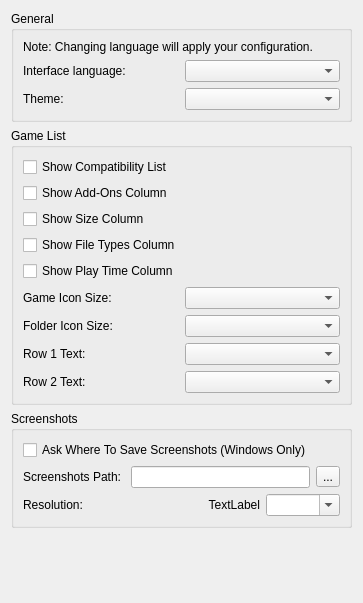
<?xml version="1.0" encoding="UTF-8"?>
<ui version="4.0">
 <class>ConfigureUi</class>
 <widget class="QWidget" name="ConfigureUi">
  <property name="geometry">
   <rect>
    <x>0</x>
    <y>0</y>
    <width>363</width>
    <height>603</height>
   </rect>
  </property>
  <property name="windowTitle">
   <string>Form</string>
  </property>
  <property name="accessibleName">
   <string>UI</string>
  </property>
  <layout class="QVBoxLayout" name="verticalLayout">
   <item>
    <widget class="QGroupBox" name="general_groupBox">
     <property name="title">
      <string>General</string>
     </property>
     <layout class="QHBoxLayout" name="horizontalLayout">
      <item>
       <layout class="QVBoxLayout" name="verticalLayout_2">
        <item>
         <widget class="QLabel" name="label_change_language_info">
          <property name="text">
           <string>Note: Changing language will apply your configuration.</string>
          </property>
          <property name="wordWrap">
           <bool>true</bool>
          </property>
         </widget>
        </item>
        <item>
         <layout class="QHBoxLayout" name="horizontalLayout_2">
          <item>
           <widget class="QLabel" name="language_label">
            <property name="text">
             <string>Interface language:</string>
            </property>
           </widget>
          </item>
          <item>
           <widget class="QComboBox" name="language_combobox"/>
          </item>
         </layout>
        </item>
        <item>
         <layout class="QHBoxLayout" name="horizontalLayout_3">
          <item>
           <widget class="QLabel" name="theme_label">
            <property name="text">
             <string>Theme:</string>
            </property>
           </widget>
          </item>
          <item>
           <widget class="QComboBox" name="theme_combobox"/>
          </item>
         </layout>
        </item>
       </layout>
      </item>
     </layout>
    </widget>
   </item>
   <item>
    <widget class="QGroupBox" name="GameListGroupBox">
     <property name="title">
      <string>Game List</string>
     </property>
     <layout class="QHBoxLayout" name="GameListHorizontalLayout">
      <item>
       <layout class="QVBoxLayout" name="GeneralVerticalLayout">
        <item>
         <widget class="QCheckBox" name="show_compat">
          <property name="text">
           <string>Show Compatibility List</string>
          </property>
         </widget>
        </item>
        <item>
         <widget class="QCheckBox" name="show_add_ons">
          <property name="text">
           <string>Show Add-Ons Column</string>
          </property>
         </widget>
        </item>
        <item>
         <widget class="QCheckBox" name="show_size">
          <property name="text">
           <string>Show Size Column</string>
          </property>
         </widget>
        </item>
        <item>
         <widget class="QCheckBox" name="show_types">
          <property name="text">
           <string>Show File Types Column</string>
          </property>
         </widget>
        </item>
        <item>
         <widget class="QCheckBox" name="show_play_time">
          <property name="text">
           <string>Show Play Time Column</string>
          </property>
         </widget>
        </item>
        <item>
         <layout class="QHBoxLayout" name="game_icon_size_qhbox_layout_2">
          <item>
           <widget class="QLabel" name="game_icon_size_label">
            <property name="text">
             <string>Game Icon Size:</string>
            </property>
           </widget>
          </item>
          <item>
           <widget class="QComboBox" name="game_icon_size_combobox"/>
          </item>
         </layout>
        </item>
        <item>
         <layout class="QHBoxLayout" name="folder_icon_size_qhbox_layout_2">
          <item>
           <widget class="QLabel" name="folder_icon_size_label">
            <property name="text">
             <string>Folder Icon Size:</string>
            </property>
           </widget>
          </item>
          <item>
           <widget class="QComboBox" name="folder_icon_size_combobox"/>
          </item>
         </layout>
        </item>
        <item>
         <layout class="QHBoxLayout" name="row_1_qhbox_layout">
          <item>
           <widget class="QLabel" name="row_1_label">
            <property name="text">
             <string>Row 1 Text:</string>
            </property>
           </widget>
          </item>
          <item>
           <widget class="QComboBox" name="row_1_text_combobox"/>
          </item>
         </layout>
        </item>
        <item>
         <layout class="QHBoxLayout" name="row_2_qhbox_layout">
          <item>
           <widget class="QLabel" name="row_2_label">
            <property name="text">
             <string>Row 2 Text:</string>
            </property>
           </widget>
          </item>
          <item>
           <widget class="QComboBox" name="row_2_text_combobox"/>
          </item>
         </layout>
        </item>
       </layout>
      </item>
     </layout>
    </widget>
   </item>
   <item>
    <widget class="QGroupBox" name="screenshots_GroupBox">
     <property name="title">
      <string>Screenshots</string>
     </property>
     <layout class="QVBoxLayout" name="verticalLayout_4">
      <item>
       <layout class="QVBoxLayout" name="verticalLayout_3">
        <item>
         <widget class="QCheckBox" name="enable_screenshot_save_as">
          <property name="text">
           <string>Ask Where To Save Screenshots (Windows Only)</string>
          </property>
         </widget>
        </item>
        <item>
         <layout class="QHBoxLayout" name="horizontalLayout_4">
          <item>
           <widget class="QLabel" name="label">
            <property name="text">
             <string>Screenshots Path: </string>
            </property>
           </widget>
          </item>
          <item>
           <widget class="QLineEdit" name="screenshot_path_edit"/>
          </item>
          <item>
           <widget class="QToolButton" name="screenshot_path_button">
            <property name="text">
             <string>...</string>
            </property>
           </widget>
          </item>
         </layout>
        </item>
        <item>
         <layout class="QGridLayout" name="gridLayout">
          <property name="spacing">
           <number>6</number>
          </property>
          <item row="0" column="1">
           <layout class="QHBoxLayout" name="horizontalLayout_5">
            <item>
             <widget class="QLabel" name="screenshot_width">
              <property name="text">
               <string>TextLabel</string>
              </property>
              <property name="alignment">
               <set>Qt::AlignRight|Qt::AlignTrailing|Qt::AlignVCenter</set>
              </property>
             </widget>
            </item>
            <item>
             <widget class="QComboBox" name="screenshot_height">
              <property name="editable">
               <bool>true</bool>
              </property>
             </widget>
            </item>
           </layout>
          </item>
          <item row="0" column="0">
           <widget class="QLabel" name="label_3">
            <property name="text">
             <string>Resolution:</string>
            </property>
           </widget>
          </item>
         </layout>
        </item>
       </layout>
      </item>
     </layout>
    </widget>
   </item>
   <item>
    <spacer name="verticalSpacer">
     <property name="orientation">
      <enum>Qt::Vertical</enum>
     </property>
     <property name="sizeHint" stdset="0">
      <size>
       <width>20</width>
       <height>40</height>
      </size>
     </property>
    </spacer>
   </item>
  </layout>
 </widget>
 <resources/>
 <connections/>
</ui>
